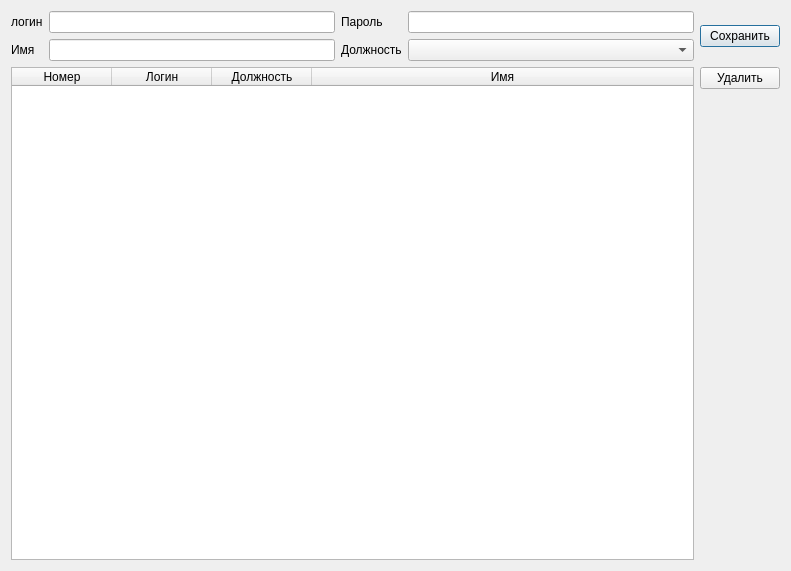
<?xml version="1.0" encoding="UTF-8"?>
<ui version="4.0">
 <class>UserList</class>
 <widget class="QDialog" name="UserList">
  <property name="geometry">
   <rect>
    <x>0</x>
    <y>0</y>
    <width>791</width>
    <height>571</height>
   </rect>
  </property>
  <property name="windowTitle">
   <string>Пользователи</string>
  </property>
  <layout class="QVBoxLayout" name="verticalLayout_2">
   <item>
    <layout class="QHBoxLayout" name="horizontalLayout">
     <item>
      <layout class="QGridLayout" name="gridLayout">
       <item row="0" column="0">
        <widget class="QLabel" name="label">
         <property name="text">
          <string>логин</string>
         </property>
        </widget>
       </item>
       <item row="0" column="1">
        <widget class="QLineEdit" name="line_login"/>
       </item>
       <item row="0" column="2">
        <widget class="QLabel" name="label_2">
         <property name="text">
          <string>Пароль</string>
         </property>
        </widget>
       </item>
       <item row="0" column="3">
        <widget class="QLineEdit" name="line_password"/>
       </item>
       <item row="1" column="0">
        <widget class="QLabel" name="label_3">
         <property name="text">
          <string>Имя</string>
         </property>
        </widget>
       </item>
       <item row="1" column="1">
        <widget class="QLineEdit" name="line_password_2"/>
       </item>
       <item row="1" column="2">
        <widget class="QLabel" name="label_4">
         <property name="text">
          <string>Должность</string>
         </property>
        </widget>
       </item>
       <item row="1" column="3">
        <widget class="QComboBox" name="cb_post"/>
       </item>
      </layout>
     </item>
     <item>
      <widget class="QPushButton" name="bnt_save">
       <property name="text">
        <string>Сохранить</string>
       </property>
      </widget>
     </item>
    </layout>
   </item>
   <item>
    <layout class="QHBoxLayout" name="horizontalLayout_2">
     <item>
      <widget class="QTableWidget" name="tw_user_list">
       <attribute name="horizontalHeaderStretchLastSection">
        <bool>true</bool>
       </attribute>
       <column>
        <property name="text">
         <string>Номер</string>
        </property>
       </column>
       <column>
        <property name="text">
         <string>Логин</string>
        </property>
       </column>
       <column>
        <property name="text">
         <string>Должность</string>
        </property>
       </column>
       <column>
        <property name="text">
         <string>Имя</string>
        </property>
       </column>
      </widget>
     </item>
     <item>
      <layout class="QVBoxLayout" name="verticalLayout">
       <item>
        <widget class="QPushButton" name="pushButton_2">
         <property name="text">
          <string>Удалить</string>
         </property>
        </widget>
       </item>
       <item>
        <spacer name="verticalSpacer">
         <property name="orientation">
          <enum>Qt::Orientation::Vertical</enum>
         </property>
         <property name="sizeHint" stdset="0">
          <size>
           <width>20</width>
           <height>40</height>
          </size>
         </property>
        </spacer>
       </item>
      </layout>
     </item>
    </layout>
   </item>
  </layout>
 </widget>
 <resources/>
 <connections/>
</ui>
